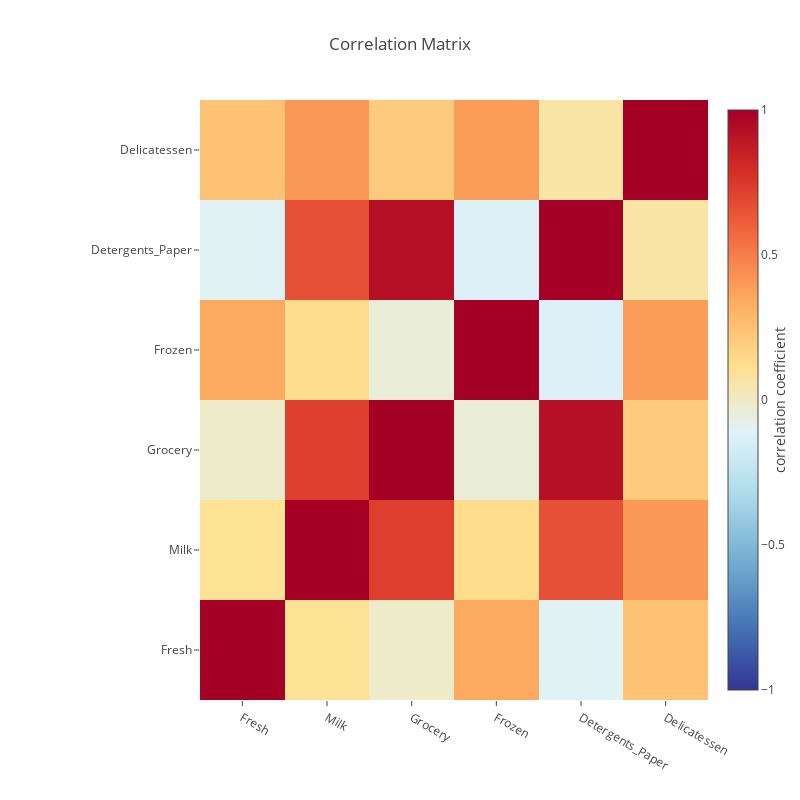

Source (notebook cell):
### Code cell
# correlation matrix
df_corr = data.corr()
trace = go.Heatmap(x=df_corr.columns, y=df_corr.columns, z=df_corr.values, colorscale=[[0.0, 'rgb(165,0,38)'], [0.1111111111111111, 'rgb(215,48,39)'], [0.2222222222222222, 'rgb(244,109,67)'], [0.3333333333333333, 'rgb(253,174,97)'], [0.4444444444444444, 'rgb(254,224,144)'], [0.5555555555555556, 'rgb(224,243,248)'], [0.6666666666666666, 'rgb(171,217,233)'], [0.7777777777777778, 'rgb(116,173,209)'], [0.8888888888888888, 'rgb(69,117,180)'], [1.0, 'rgb(49,54,149)']],reversescale=True, zmax=1, zmin=-1, colorbar=dict(
                title='correlation coefficient',
                titleside = 'right'
            ))

layout = go.Layout(
    title='Correlation Matrix',
    width=800,
    height=800,
    margin=go.layout.Margin(
        l=200,
        r=0,
        b=100,
        t=100
    )
)

fig = dict(data=[trace], layout=layout)
py.iplot(fig)

### Figure 1 — Plotly figure (JSON) as saved in the notebook; plotly's stock layout.template omitted (floating-point values rounded to 4 significant figures)
{"data": [{"colorbar": {"title": "correlation coefficient", "titleside": "right"}, "colorscale": [[0, "rgb(165,0,38)"], [0.1111, "rgb(215,48,39)"], [0.2222, "rgb(244,109,67)"], [0.3333, "rgb(253,174,97)"], [0.4444, "rgb(254,224,144)"], [0.5556, "rgb(224,243,248)"], [0.6667, "rgb(171,217,233)"], [0.7778, "rgb(116,173,209)"], [0.8889, "rgb(69,117,180)"], [1, "rgb(49,54,149)"]], "reversescale": true, "type": "heatmap", "uid": "d3902cf0-c174-11e8-89c9-e4a7a085a6b4", "x": ["Fresh", "Milk", "Grocery", "Frozen", "Detergents_Paper", "Delicatessen"], "y": ["Fresh", "Milk", "Grocery", "Frozen", "Detergents_Paper", "Delicatessen"], "z": [[1, 0.1005, -0.01185, 0.3459, -0.102, 0.2447], [0.1005, 1, 0.7283, 0.124, 0.6618, 0.4064], [-0.01185, 0.7283, 1, -0.04019, 0.9246, 0.2055], [0.3459, 0.124, -0.04019, 1, -0.1315, 0.3909], [-0.102, 0.6618, 0.9246, -0.1315, 1, 0.06929], [0.2447, 0.4064, 0.2055, 0.3909, 0.06929, 1]], "zmax": 1, "zmin": -1}], "layout": {"height": 800, "margin": {"b": 100, "l": 200, "r": 0, "t": 100}, "title": "Correlation Matrix", "width": 800}}
